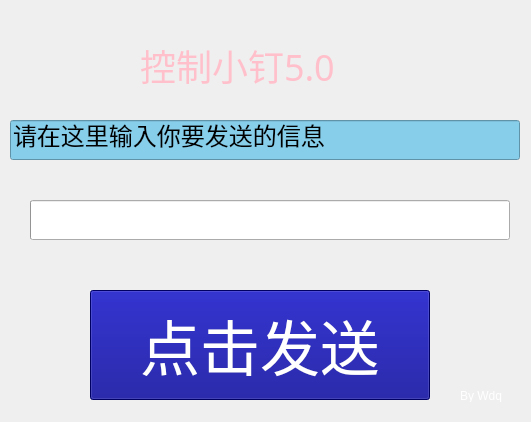
<?xml version="1.0" encoding="UTF-8"?>
<ui version="4.0">
 <class>CZXD5</class>
 <widget class="QWidget" name="CZXD5">
  <property name="geometry">
   <rect>
    <x>0</x>
    <y>0</y>
    <width>531</width>
    <height>422</height>
   </rect>
  </property>
  <property name="cursor">
   <cursorShape>UpArrowCursor</cursorShape>
  </property>
  <property name="windowTitle">
   <string>控制小钉5.0</string>
  </property>
  <widget class="QLabel" name="bkgd">
   <property name="geometry">
    <rect>
     <x>0</x>
     <y>0</y>
     <width>600</width>
     <height>480</height>
    </rect>
   </property>
   <property name="cursor">
    <cursorShape>UpArrowCursor</cursorShape>
   </property>
   <property name="text">
    <string/>
   </property>
   <property name="pixmap">
    <pixmap>bkgd.jpeg</pixmap>
   </property>
  </widget>
  <widget class="QLabel" name="CZXD50">
   <property name="geometry">
    <rect>
     <x>140</x>
     <y>30</y>
     <width>251</width>
     <height>70</height>
    </rect>
   </property>
   <property name="font">
    <font>
     <family>华文楷体</family>
     <pointsize>36</pointsize>
     <weight>50</weight>
     <italic>false</italic>
     <bold>false</bold>
    </font>
   </property>
   <property name="styleSheet">
    <string notr="true">color:pink;
font-family:微软雅黑;
font-size:36px;
font: 36pt &quot;华文楷体&quot;;</string>
   </property>
   <property name="text">
    <string>控制小钉5.0</string>
   </property>
  </widget>
  <widget class="QLineEdit" name="input">
   <property name="geometry">
    <rect>
     <x>10</x>
     <y>120</y>
     <width>510</width>
     <height>40</height>
    </rect>
   </property>
   <property name="styleSheet">
    <string notr="true">background-color:skyblue;
font-family:微软雅黑;
font-color:pink;
font-size:24px;</string>
   </property>
   <property name="text">
    <string>请在这里输入你要发送的信息</string>
   </property>
   <property name="maxLength">
    <number>1000</number>
   </property>
  </widget>
  <widget class="QProgressBar" name="progressBar">
   <property name="geometry">
    <rect>
     <x>30</x>
     <y>200</y>
     <width>480</width>
     <height>40</height>
    </rect>
   </property>
   <property name="styleSheet">
    <string notr="true">font-size:30px;
font-family:微软雅黑;
color:pink;</string>
   </property>
   <property name="value">
    <number>0</number>
   </property>
   <property name="textVisible">
    <bool>false</bool>
   </property>
  </widget>
  <widget class="QPushButton" name="Send">
   <property name="geometry">
    <rect>
     <x>90</x>
     <y>290</y>
     <width>340</width>
     <height>110</height>
    </rect>
   </property>
   <property name="cursor">
    <cursorShape>PointingHandCursor</cursorShape>
   </property>
   <property name="mouseTracking">
    <bool>true</bool>
   </property>
   <property name="whatsThis">
    <string>&lt;html&gt;&lt;head/&gt;&lt;body&gt;&lt;p&gt;发送信息&lt;/p&gt;&lt;/body&gt;&lt;/html&gt;</string>
   </property>
   <property name="styleSheet">
    <string notr="true">font-family:楷体;
font-size:60px;
background-color:darkblue;
font-color:white;
color:white;</string>
   </property>
   <property name="text">
    <string>点击发送</string>
   </property>
  </widget>
  <widget class="QLabel" name="CopyRight">
   <property name="geometry">
    <rect>
     <x>460</x>
     <y>390</y>
     <width>54</width>
     <height>12</height>
    </rect>
   </property>
   <property name="cursor">
    <cursorShape>UpArrowCursor</cursorShape>
   </property>
   <property name="styleSheet">
    <string notr="true">color:white;</string>
   </property>
   <property name="text">
    <string>By Wdq</string>
   </property>
  </widget>
 </widget>
 <resources/>
 <connections>
  <connection>
   <sender>Send</sender>
   <signal>clicked()</signal>
   <receiver>CZXD5</receiver>
   <slot>send()</slot>
   <hints>
    <hint type="sourcelabel">
     <x>230</x>
     <y>336</y>
    </hint>
    <hint type="destinationlabel">
     <x>795</x>
     <y>279</y>
    </hint>
   </hints>
  </connection>
  <connection>
   <sender>Send</sender>
   <signal>clicked()</signal>
   <receiver>progressBar</receiver>
   <slot>raise()</slot>
   <hints>
    <hint type="sourcelabel">
     <x>270</x>
     <y>344</y>
    </hint>
    <hint type="destinationlabel">
     <x>247</x>
     <y>213</y>
    </hint>
   </hints>
  </connection>
  <connection>
   <sender>Send</sender>
   <signal>clicked()</signal>
   <receiver>Send</receiver>
   <slot>hide()</slot>
   <hints>
    <hint type="sourcelabel">
     <x>292</x>
     <y>315</y>
    </hint>
    <hint type="destinationlabel">
     <x>202</x>
     <y>316</y>
    </hint>
   </hints>
  </connection>
  <connection>
   <sender>input</sender>
   <signal>editingFinished()</signal>
   <receiver>Send</receiver>
   <slot>show()</slot>
   <hints>
    <hint type="sourcelabel">
     <x>388</x>
     <y>143</y>
    </hint>
    <hint type="destinationlabel">
     <x>340</x>
     <y>373</y>
    </hint>
   </hints>
  </connection>
  <connection>
   <sender>Send</sender>
   <signal>clicked()</signal>
   <receiver>input</receiver>
   <slot>clear()</slot>
   <hints>
    <hint type="sourcelabel">
     <x>264</x>
     <y>319</y>
    </hint>
    <hint type="destinationlabel">
     <x>386</x>
     <y>145</y>
    </hint>
   </hints>
  </connection>
 </connections>
 <slots>
  <slot>send()</slot>
 </slots>
</ui>
